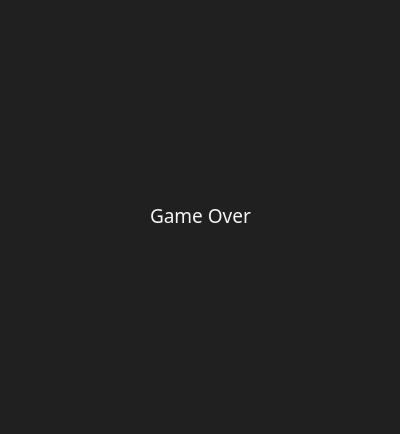
<?xml version="1.0" encoding="UTF-8"?>
<ui version="4.0">
 <class>MainWindow</class>
 <widget class="QMainWindow" name="MainWindow">
  <property name="geometry">
   <rect>
    <x>0</x>
    <y>0</y>
    <width>400</width>
    <height>434</height>
   </rect>
  </property>
  <property name="windowTitle">
   <string>MainWindow</string>
  </property>
  <property name="styleSheet">
   <string notr="true">background-color: #202020</string>
  </property>
  <widget class="QWidget" name="centralwidget">
   <widget class="QLabel" name="label">
    <property name="geometry">
     <rect>
      <x>150</x>
      <y>200</y>
      <width>101</width>
      <height>31</height>
     </rect>
    </property>
    <property name="font">
     <font>
      <family>Segoe UI Variable Text Semibold</family>
      <pointsize>14</pointsize>
     </font>
    </property>
    <property name="styleSheet">
     <string notr="true">color: whitesmoke</string>
    </property>
    <property name="text">
     <string>Game Over</string>
    </property>
   </widget>
  </widget>
 </widget>
 <resources/>
 <connections/>
</ui>
